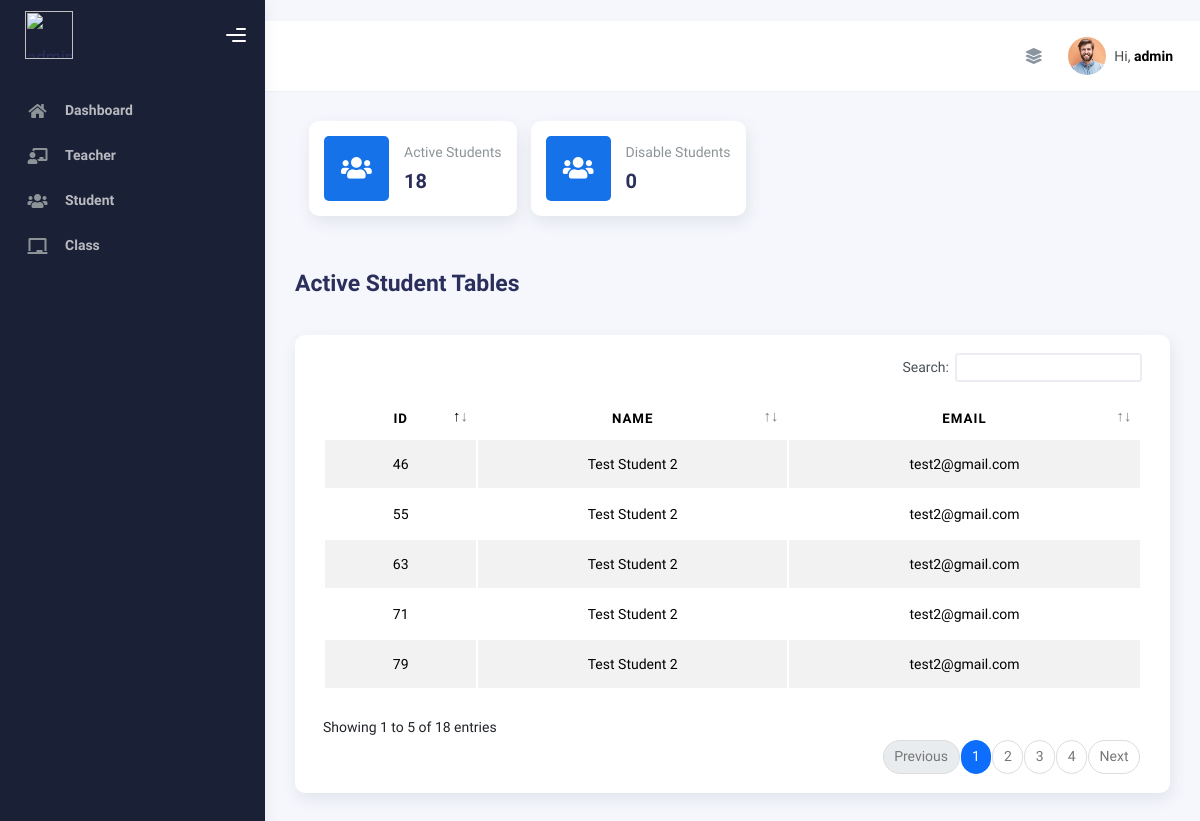
Before: /admin/class_student.php?id=2 (signed in) with the older database file.
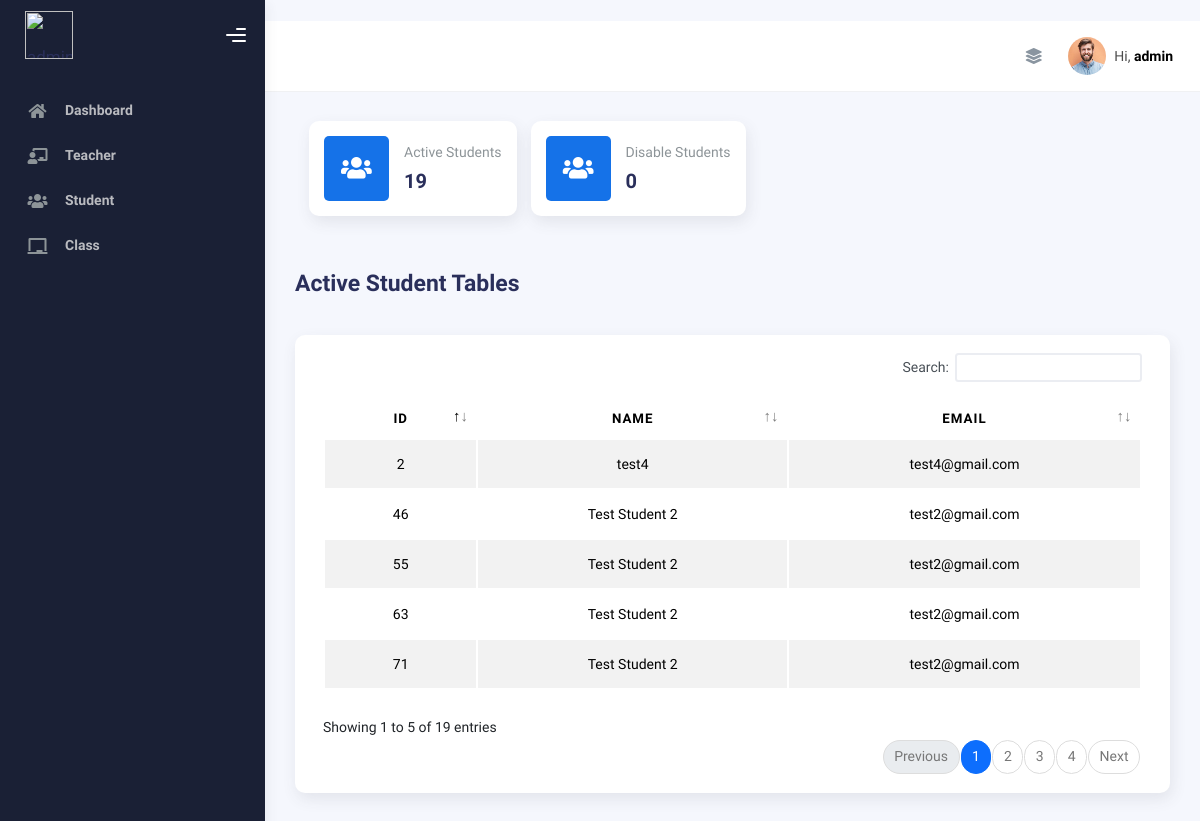
After: the same page with the newer database file.
### tables this page shows
CREATE TABLE `student` (
  `id` int(11) NOT NULL,
  `name` varchar(255) NOT NULL,
  `email` varchar(255) NOT NULL,
  `password` varchar(250) NOT NULL,
  `phone` varchar(255) NOT NULL,
  `class_id` int(11) DEFAULT NULL,
  `profileimage` varchar(255) NOT NULL,
  `status` tinyint(1) NOT NULL DEFAULT 1,
  `address` varchar(255) NOT NULL,
  `created_at` timestamp NOT NULL DEFAULT current_timestamp(),
  `updated_at` timestamp NOT NULL DEFAULT current_timestamp()
);

### admin/class_student.php (the view, shortened to what this page needs)
<?php
require_once('../includes/db.php');
    $class_id = $_GET['id'];
?>
<!DOCTYPE html>
<html lang="en">
<head>
  <?php
  require_once('../includes/dashboard_header.php')
  ?>
</head>
<body>
  <div class="wrapper">
    <?php
    require_once('includes/sidebar.inc.php')
    ?>
    <div class="main-panel">
      <?php
      require_once('includes/navbar.inc.php')
      ?>
      <div class="container">
        <div class="page-inner">
          <div class="d-flex align-items-left align-items-md-center flex-column flex-md-row pt-2 pb-4">
          <div class="card card-stats card-round ms-3">
                <div class="card-body">
                  <div class="row align-items-center">
                    <div class="col-icon">
                      <div
                        class="icon-big text-center icon-primary bubble-shadow-small">
                        <i class="fas fa-users"></i>
                      </div>
                    </div>
                    <div class="col col-stats ms-3 ms-sm-0">
                      <div class="numbers">
                        <p class="card-category">Active Students</p>
                        <?php
                        $sql = "SELECT COUNT(*) FROM student where status=1 AND class_id=$class_id ";
                        $res = $pdo->query($sql);
                        $count = $res->fetchColumn();
                        ?>
                        <h4 class="card-title"> <?php echo$count; ?></h4>
                      </div>
                    </div>
                  </div>
                </div>
              </div>
              <div class="card card-stats card-round ms-3">
                <div class="card-body">
                  <div class="row align-items-center">
                    <div class="col-icon">
                      <div
                        class="icon-big text-center icon-primary bubble-shadow-small">
                        <i class="fas fa-users"></i>
                      </div>
                    </div>
                    <div class="col col-stats ms-3 ms-sm-0">
                      <div class="numbers">
                        <p class="card-category">Disable Students</p>
                        <?php
                        $sql = "SELECT COUNT(*) FROM student where status=0 AND class_id=$class_id ";
                        $res = $pdo->query($sql);
                        $count = $res->fetchColumn();
                        ?>
                        <h4 class="card-title"> <?php echo$count; ?></h4>
                      </div>
                    </div>
                  </div>
                </div>
              </div>
          </div>
          <div class="page-header">
            <h3 class="fw-bold mb-3">Active Student Tables</h3>
          </div>
          <div class="row">
            <div class="col-md-12">
              <div class="card">
                <div class="card-body">
                  <?php
                  $s = "SELECT *  FROM student WHERE class_id=$class_id ";
                  $sth = $pdo->prepare($s, array(PDO::ATTR_CURSOR => PDO::CURSOR_FWDONLY));
                  $sth->execute();
                  ?>
                  <div class="table-responsive">
                    <table id="add-row" class="display table table-striped table-hover">
                      <thead class="text-center">
                        <tr>
                          <th>ID</th>
                          <th>Name</th>
                          <th>Email</th>
                        </tr>
                      </thead>
                      <tbody class="text-center">
                        <?php
                        $allRows = $sth->fetchAll();
                        foreach ($allRows as $Row) {
                          echo "<tr>";
                          echo "<td>" . $Row['id'] . "</td>";
                          echo "<td>" . $Row['name'] . "</td>";
                          echo "<td>" . $Row['email'] . "</td>";
                          echo "</tr>";
                        }
                        ?>
                      </tbody>
                    </table>
                  </div>
                </div>
              </div>
            </div>
          </div>
        </div>
      </div>
    </div>
</body>
</html>

Changed rows visible on the page:
no longer on this page (row unchanged): student: id "79", name "Test Student 2", email "test2@gmail.com"
now on this page (row edited): student: id "2", name "test4", email "test4@gmail.com"
Other visible differences:
$count: "18" → "19"
text written by a page script: "Search: Showing 1 to 5 of 18 entries Previous 1 2 3 4 Next" → "Search: Showing 1 to 5 of 19 entries Previous 1 2 3 4 Next"
